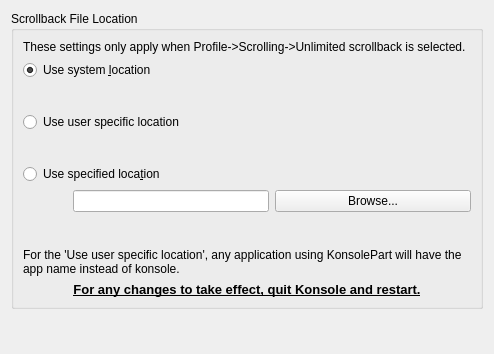
<?xml version="1.0" encoding="UTF-8"?>
<ui version="4.0">
 <class>FileLocationSettings</class>
 <widget class="QWidget" name="FileLocationSettings">
  <property name="geometry">
   <rect>
    <x>0</x>
    <y>0</y>
    <width>494</width>
    <height>354</height>
   </rect>
  </property>
  <layout class="QVBoxLayout" name="verticalLayout_2">
   <item>
    <widget class="QGroupBox" name="ButtonGroup1">
     <property name="sizePolicy">
      <sizepolicy hsizetype="MinimumExpanding" vsizetype="Preferred">
       <horstretch>0</horstretch>
       <verstretch>0</verstretch>
      </sizepolicy>
     </property>
     <property name="whatsThis">
      <string>&lt;b&gt;Scrollback File Location&lt;/b&gt;&lt;p&gt;Use this groupbox to determine where Konsole will store the scrollback files.&lt;/p&gt;</string>
     </property>
     <property name="title">
      <string>Scrollback File Location</string>
     </property>
     <layout class="QVBoxLayout" name="verticalLayout">
      <item>
       <widget class="QLabel" name="label">
        <property name="text">
         <string>These settings only apply when Profile-&gt;Scrolling-&gt;Unlimited scrollback is selected.</string>
        </property>
        <property name="wordWrap">
         <bool>true</bool>
        </property>
       </widget>
      </item>
      <item>
       <widget class="QRadioButton" name="kcfg_scrollbackUseSystemLocation">
        <property name="text">
         <string>Use system &amp;location</string>
        </property>
        <property name="checked">
         <bool>true</bool>
        </property>
       </widget>
      </item>
      <item>
       <layout class="QHBoxLayout" name="horizontalLayout">
        <item>
         <spacer name="horizontalSpacer">
          <property name="orientation">
           <enum>Qt::Horizontal</enum>
          </property>
          <property name="sizeType">
           <enum>QSizePolicy::Fixed</enum>
          </property>
          <property name="sizeHint" stdset="0">
           <size>
            <width>50</width>
            <height>20</height>
           </size>
          </property>
         </spacer>
        </item>
        <item>
         <widget class="QLabel" name="useSystemLocationText">
          <property name="text">
           <string/>
          </property>
         </widget>
        </item>
       </layout>
      </item>
      <item>
       <widget class="QRadioButton" name="kcfg_scrollbackUseCacheLocation">
        <property name="sizePolicy">
         <sizepolicy hsizetype="MinimumExpanding" vsizetype="Fixed">
          <horstretch>0</horstretch>
          <verstretch>0</verstretch>
         </sizepolicy>
        </property>
        <property name="text">
         <string>Use user specific location</string>
        </property>
       </widget>
      </item>
      <item>
       <layout class="QHBoxLayout" name="horizontalLayout_2">
        <item>
         <spacer name="horizontalSpacer_2">
          <property name="orientation">
           <enum>Qt::Horizontal</enum>
          </property>
          <property name="sizeType">
           <enum>QSizePolicy::Fixed</enum>
          </property>
          <property name="sizeHint" stdset="0">
           <size>
            <width>50</width>
            <height>20</height>
           </size>
          </property>
         </spacer>
        </item>
        <item>
         <widget class="QLabel" name="useUsersHomeLocationText">
          <property name="text">
           <string/>
          </property>
         </widget>
        </item>
       </layout>
      </item>
      <item>
       <widget class="QRadioButton" name="kcfg_scrollbackUseSpecifiedLocation">
        <property name="sizePolicy">
         <sizepolicy hsizetype="MinimumExpanding" vsizetype="Fixed">
          <horstretch>0</horstretch>
          <verstretch>0</verstretch>
         </sizepolicy>
        </property>
        <property name="text">
         <string>Use specified loca&amp;tion</string>
        </property>
       </widget>
      </item>
      <item>
       <layout class="QHBoxLayout" name="horizontalLayout_3">
        <item>
         <spacer name="horizontalSpacer_3">
          <property name="orientation">
           <enum>Qt::Horizontal</enum>
          </property>
          <property name="sizeType">
           <enum>QSizePolicy::Fixed</enum>
          </property>
          <property name="sizeHint" stdset="0">
           <size>
            <width>50</width>
            <height>20</height>
           </size>
          </property>
         </spacer>
        </item>
        <item>
         <widget class="QLineEdit" name="kcfg_scrollbackUseSpecifiedLocationDirectory">
          <property name="sizePolicy">
           <sizepolicy hsizetype="Preferred" vsizetype="Fixed">
            <horstretch>2</horstretch>
            <verstretch>0</verstretch>
           </sizepolicy>
          </property>
          <property name="filter" stdset="0">
           <string>text/css</string>
          </property>
         </widget>
        </item>
        <item>
         <widget class="QPushButton" name="browseScrollbackHistory">
          <property name="sizePolicy">
           <sizepolicy hsizetype="Preferred" vsizetype="Fixed">
            <horstretch>2</horstretch>
            <verstretch>0</verstretch>
           </sizepolicy>
          </property>
          <property name="text">
              <string>Browse...</string>
          </property>
         </widget>
        </item>
       </layout>
      </item>
      <item>
       <spacer name="verticalSpacer">
        <property name="orientation">
         <enum>Qt::Vertical</enum>
        </property>
        <property name="sizeType">
         <enum>QSizePolicy::Fixed</enum>
        </property>
        <property name="sizeHint" stdset="0">
         <size>
          <width>20</width>
          <height>30</height>
         </size>
        </property>
       </spacer>
      </item>
      <item>
       <widget class="QLabel" name="label_3">
        <property name="frameShape">
         <enum>QFrame::NoFrame</enum>
        </property>
        <property name="frameShadow">
         <enum>QFrame::Raised</enum>
        </property>
        <property name="text">
         <string>For the 'Use user specific location', any application using KonsolePart will have the app name instead of konsole.</string>
        </property>
        <property name="wordWrap">
         <bool>true</bool>
        </property>
       </widget>
      </item>
      <item>
       <widget class="QLabel" name="label_2">
        <property name="font">
         <font>
          <pointsize>10</pointsize>
          <weight>75</weight>
          <bold>true</bold>
          <underline>true</underline>
         </font>
        </property>
        <property name="frameShape">
         <enum>QFrame::NoFrame</enum>
        </property>
        <property name="frameShadow">
         <enum>QFrame::Raised</enum>
        </property>
        <property name="text">
         <string>For any changes to take effect, quit Konsole and restart.</string>
        </property>
        <property name="alignment">
         <set>Qt::AlignCenter</set>
        </property>
        <property name="wordWrap">
         <bool>true</bool>
        </property>
       </widget>
      </item>
     </layout>
    </widget>
   </item>
   <item>
    <spacer>
     <property name="orientation">
      <enum>Qt::Vertical</enum>
     </property>
     <property name="sizeType">
      <enum>QSizePolicy::Expanding</enum>
     </property>
     <property name="sizeHint" stdset="0">
      <size>
       <width>20</width>
       <height>50</height>
      </size>
     </property>
    </spacer>
   </item>
  </layout>
 </widget>
 <resources/>
 <connections/>
</ui>
